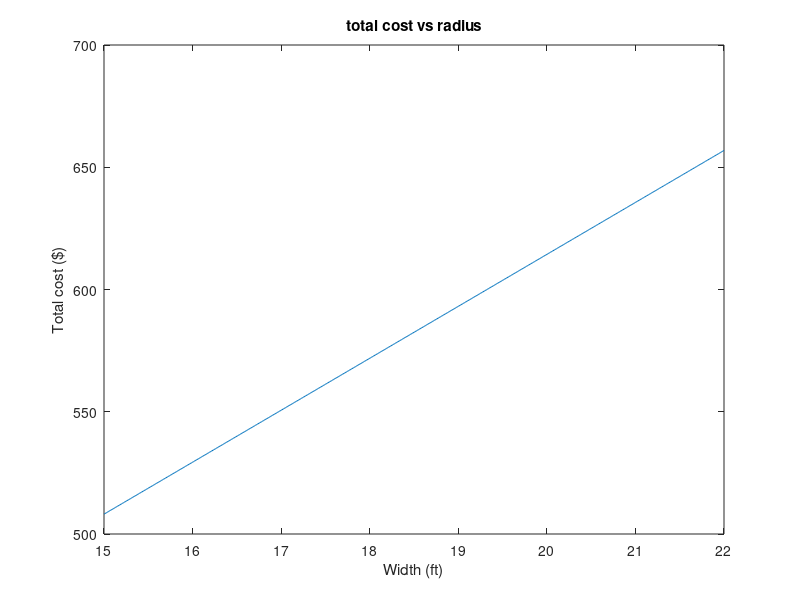

The MATLAB source for this figure:
%% *Angelo Demetroulakos Test Problem 3* 
A=100;W=15:0.01:22;FT=40;FR=35;

L=(A-W.^2/4)/W;
TR=(W.^2/4)/W;

TRIP=(TR)*FT;
RECP=(L*W)*FR;
TOTCOST=TRIP+RECP;

[mincost, min_idx] = min(TOTCOST);  

plot(W,TOTCOST)
xlabel('Width (ft)')
ylabel('Total cost ($)')
title('total cost vs radius');

disp(['The minimum cost will be $', num2str(mincost),'.'])
